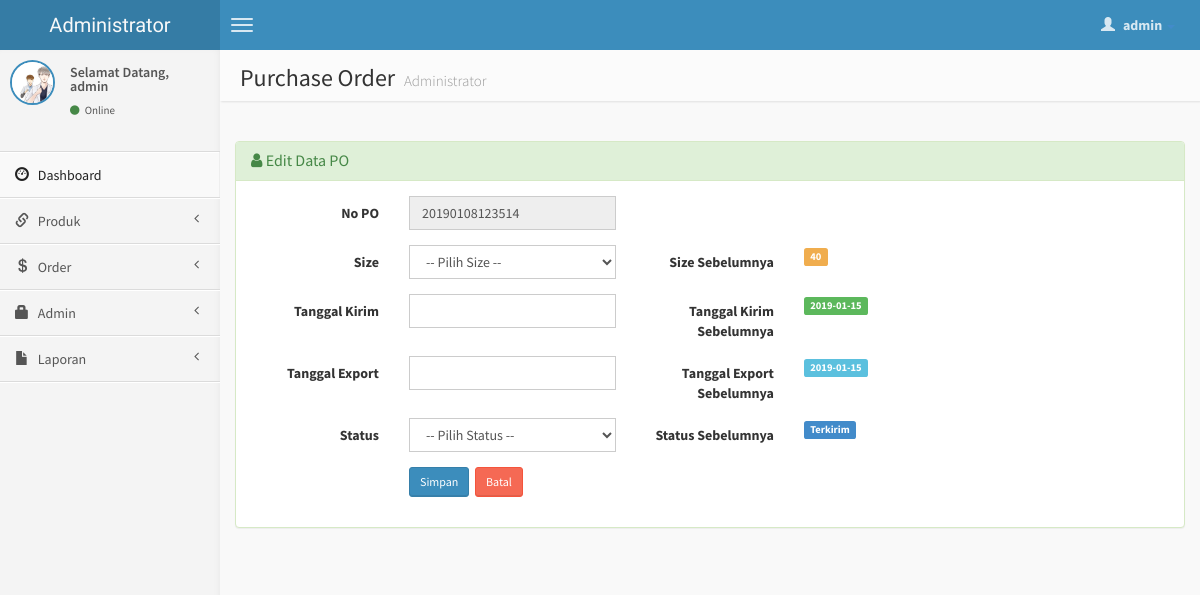
/admin/edit-po.php?hal=edit&kode=20190108123514 (signed in), run on the app's committed database.
### tables this page shows
CREATE TABLE `po` (
  `nopo` varchar(20) NOT NULL,
  `size` varchar(4) NOT NULL,
  `tanggalkirim` date NOT NULL,
  `tanggalexport` date NOT NULL,
  `status` enum('Proses','Selesai','Terkirim','') NOT NULL
);

### admin/edit-po.php (the view, shortened to what this page needs)
<?php
if (empty($_SESSION['username'])){
	header('location:../index.php');
} else {
?>
<!DOCTYPE html>
<html>
    <head>
        <link href="../dist/css/bootstrap.css" rel="stylesheet" type="text/css" />
        <link href="//cdnjs.cloudflare.com/ajax/libs/font-awesome/4.1.0/css/font-awesome.min.css" rel="stylesheet" type="text/css" />
        <link href="//code.ionicframework.com/ionicons/1.5.2/css/ionicons.min.css" rel="stylesheet" type="text/css" />
        <link href="../css/morris/morris.css" rel="stylesheet" type="text/css" />
        <link href="../css/jvectormap/jquery-jvectormap-1.2.2.css" rel="stylesheet" type="text/css" />
        <link href="../css/datepicker/datepicker3.css" rel="stylesheet" type="text/css" />
        <link href="../css/daterangepicker/daterangepicker-bs3.css" rel="stylesheet" type="text/css" />
        <link href="../css/bootstrap-wysihtml5/bootstrap3-wysihtml5.min.css" rel="stylesheet" type="text/css" />
        <link href="../css/AdminLTE.css" rel="stylesheet" type="text/css" />
        <link rel="stylesheet" href="datatables/dataTables.bootstrap.css"/>
    </head>
    <body class="skin-blue">
        <header class="header">
            <a href="index.php" class="logo">
                Administrator
            </a>
            <nav class="navbar navbar-static-top" role="navigation">
                <a href="#" class="navbar-btn sidebar-toggle" data-toggle="offcanvas" role="button">
                    <span class="icon-bar"></span>
                    <span class="icon-bar"></span>
                    <span class="icon-bar"></span>
                </a>
                <div class="navbar-right">
                    <ul class="nav navbar-nav">
                        <li class="dropdown user user-menu">
                            <a href="#" class="dropdown-toggle" data-toggle="dropdown">
                                <i class="glyphicon glyphicon-user"></i>
                                <span><?php echo $_SESSION['fullname']; ?> <i class="caret"></i></span>
                            </a>
<?php } ?>
                        </li>
                    </ul>
                </div>
            </nav>
        </header>
        <div class="wrapper row-offcanvas row-offcanvas-left">
            <aside class="left-side sidebar-offcanvas">
                <section class="sidebar">
                    <div class="user-panel">
                        <div class="pull-left image">
                            <img src="<?php echo $_SESSION['gambar']; ?>" class="img-circle" alt="User Image" style="border: 2px solid #3C8DBC;" />
                        </div>
                        <div class="pull-left info">
                            <p>Selamat Datang,<br /><?php echo $_SESSION['fullname']; ?></p>
                            <a href="#"><i class="fa fa-circle text-success"></i> Online</a>
                        </div>
                    </div>
                    <?php include "menu.php"; ?>
                </section>
            </aside>
            <aside class="right-side">
                <section class="content-header">
                    <h1>
                        Purchase Order
                        <small>Administrator</small>
                    </h1>
                </section>
                <section class="content">
                <?php
            $kd = $_GET['kode'];
			$sql = mysqli_query($koneksi, "SELECT * FROM po WHERE nopo='$kd'");
			if(mysqli_num_rows($sql) == 0){
				header("Location: po.php");
			}else{
				$row = mysqli_fetch_assoc($sql);
			}
			?>
                    <br />
                    <div class="row">
                        <div class="col-lg-12">
                        <div class="panel panel-success">
                        <div class="panel-heading">
                        <h3 class="panel-title"><i class="fa fa-user"></i> Edit Data PO </h3>
                        </div>
                        <div class="panel-body">
                  <div class="form-panel">
                      <form class="form-horizontal style-form" action="update-po.php" method="post" enctype="multipart/form-data" name="form1" id="form1">
                          <div class="form-group">
                              <label class="col-sm-2 col-sm-2 control-label">No PO</label>
                              <div class="col-sm-3">
                            <input name="nopo" type="text" id="nopo" value="<?php echo $row['nopo']; ?>" class="form-control" autocomplete="off" readonly="readonly" />
                            </div>
                          </div>
                          <div class="form-group">
                              <label class="col-sm-2 col-sm-2 control-label">Size</label>
                              <div class="col-sm-3">
                            <select id="size" name="size" class="form-control" required>
                            <option> -- Pilih Size --</option>
                            </select>
                            </div>
                            <label class="col-sm-2 col-sm-2 control-label">Size Sebelumnya</label>
                              <div class="col-sm-3">
                            <span class="label label-warning"><?php echo $row['size']; ?></span>
                            </div>
                          </div>
                          <div class="form-group">
                              <label class="col-sm-2 col-sm-2 control-label">Tanggal Kirim</label>
                              <div class="col-sm-3">
                            <input type="text" class="input-group date form-control" data-date="" data-date-format="yyyy-mm-dd" id="tanggalkirim" name="tanggalkirim" required />
                            </div>
                            <label class="col-sm-2 col-sm-2 control-label">Tanggal Kirim Sebelumnya</label>
                              <div class="col-sm-3">
                            <span class="label label-success"><?php echo $row['tanggalkirim']; ?></span>
                            </div>
                          </div>
                          <div class="form-group">
                              <label class="col-sm-2 col-sm-2 control-label">Tanggal Export</label>
                              <div class="col-sm-3">
                            <input type="text" class="input-group date form-control" data-date="" data-date-format="yyyy-mm-dd" id="tanggalexport" name="tanggalexport" required />
                            </div>
                            <label class="col-sm-2 col-sm-2 control-label">Tanggal Export Sebelumnya</label>
                              <div class="col-sm-3">
                            <span class="label label-info"><?php echo $row['tanggalkirim']; ?></span>
                            </div>
                          </div>
                          <div class="form-group">
                              <label class="col-sm-2 col-sm-2 control-label">Status</label>
                              <div class="col-sm-3">
                            <select id="status" name="status" class="form-control" required>
                            <option> -- Pilih Status --</option>
                            </select>
                            </div>
                            <label class="col-sm-2 col-sm-2 control-label">Status Sebelumnya</label>
                              <div class="col-sm-3">
                            <span class="label label-primary"><?php echo $row['status']; ?></span>
                            </div>
                            </div>
                          <div class="form-group">
                              <label class="col-sm-2 col-sm-2 control-label"></label>
                              <div class="col-sm-10">
                                  <input type="submit" name="update" value="Simpan" class="btn btn-sm btn-primary" />&nbsp;
	                              <a href="po-terima.php" class="btn btn-sm btn-danger">Batal </a>
                              </div>
                          </div>
                      </form>
                  </div>
                  </div>
                  </div>
          		</div>
                    </div>
                </section>
            </aside>
        </div>
    </body>
</html>

### data on the page
po: nopo "20190108123514", size "40", tanggalkirim "2019-01-15", status "Terkirim"

### other printed values
$_SESSION['fullname'] "admin"
